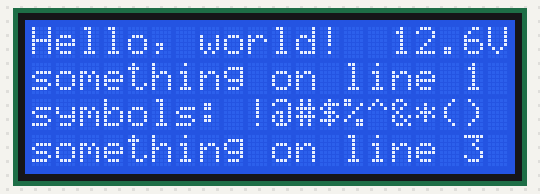
The sketch below on a simulated Arduino Uno, built with avr-gcc and run on an emulated ATmega328P. On the bench: 20×4 character LCD.

Above: at 1.7 s.
At 11.24 s:
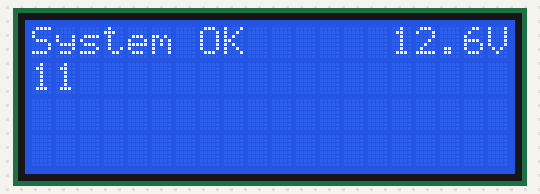
At 16.0 s:
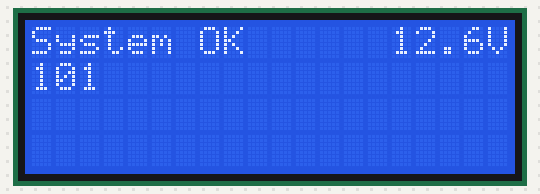
At 20.73 s:
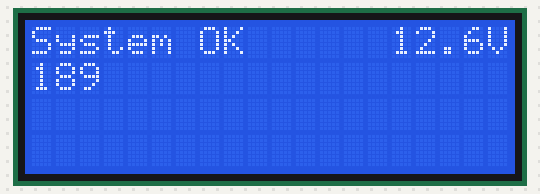
At 30.3 s:
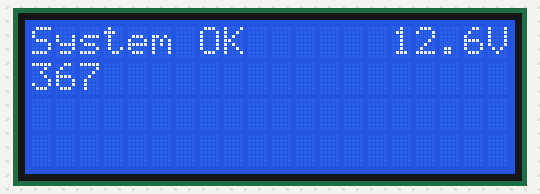
At 39.87 s:
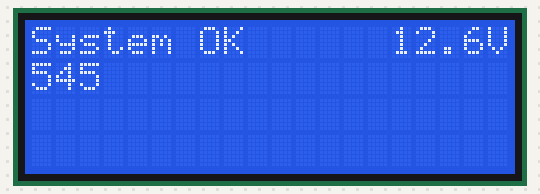

Measured:
- what the display in image 0 shows lasts 9.1 s, from 1.6 s to 10.7 s

The sketch:

test_lcd_i2c.ino
```cpp
/* YourDuino.com Example Software Sketch
 16 character 2 line I2C Display
 Backpack Interface labelled "A0 A1 A2" at lower right.
 ..and
 Backpack Interface labelled "YwRobot Arduino LCM1602 IIC V1"
 MOST use address 0x27, a FEW use 0x3F
 terry@yourduino.com */

/*-----( Import needed libraries )-----*/
#include <Wire.h>  // Comes with Arduino IDE
// Get the LCD I2C Library here:
// https://bitbucket.org/fmalpartida/new-liquidcrystal/downloads
// Move any other LCD libraries to another folder or delete them
// See Library "Docs" folder for possible commands etc.
#include <LiquidCrystal_I2C.h>

/*-----( Declare Constants )-----*/
/*-----( Declare objects )-----*/
// set the LCD address to 0x27 for a 16 chars 2 line display
// A FEW use address 0x3F
// Set the pins on the I2C chip used for LCD connections:
//                    addr, en,rw,rs,d4,d5,d6,d7,bl,blpol
LiquidCrystal_I2C lcd(0x27, 2, 1, 0, 4, 5, 6, 7, 3, POSITIVE);  // Set the LCD I2C address

/*-----( Declare Variables )-----*/
//NONE

void setup()   /*----( SETUP: RUNS ONCE )----*/
{
  Serial.begin(115200);  // Used to type in characters

  lcd.begin(20,4);   // initialize the lcd for 16 chars 2 lines, turn on backlight

// ------- Quick 3 blinks of backlight  -------------
  for(int i = 0; i< 3; i++)
  {
    lcd.backlight();
    delay(250);
    lcd.noBacklight();
    delay(250);
  }
  lcd.backlight(); // finish with backlight on

//-------- Write characters on the display ------------------
// NOTE: Cursor Position: (CHAR, LINE) start at 0
  lcd.setCursor(0,0); //Start at character 4 on line 0
  lcd.print("Hello, world!");
  lcd.setCursor(20-5,0);
  lcd.print("12.6V");
  lcd.setCursor(0,1);
  lcd.print("something on line 1");
  lcd.setCursor(0,2);
  lcd.print("symbols: !@#$%^&*()");
  lcd.setCursor(0,3);
  lcd.print("something on line 3");
   delay(1000);
  delay(8000);

// Wait and then tell user they can start the Serial Monitor and type in characters to
// Display. (Set Serial Monitor option to "No Line Ending")
  lcd.clear();
  lcd.setCursor(0,0); //Start at character 0 on line 0
  lcd.print("System OK");
  lcd.setCursor(20-5,0);
  lcd.print("12.6V");
  lcd.setCursor(0,1);
  lcd.print("");


}/*--(end setup )---*/


void loop()   /*----( LOOP: RUNS CONSTANTLY )----*/
{

  for (int i = 0; i < 1000; i++) {
    lcd.setCursor(0,1);
    lcd.print(i);
    delay(50);
  }
//  {
//    // when characters arrive over the serial port...
//    if (Serial.available()) {
//      // wait a bit for the entire message to arrive
//      delay(100);
//      // clear the screen
//      lcd.clear();
//      // read all the available characters
//      while (Serial.available() > 0) {
//        // display each character to the LCD
//        lcd.write(Serial.read());
//      }
//    }
//  }

}/* --(end main loop )-- */


/* ( THE END ) */
```
